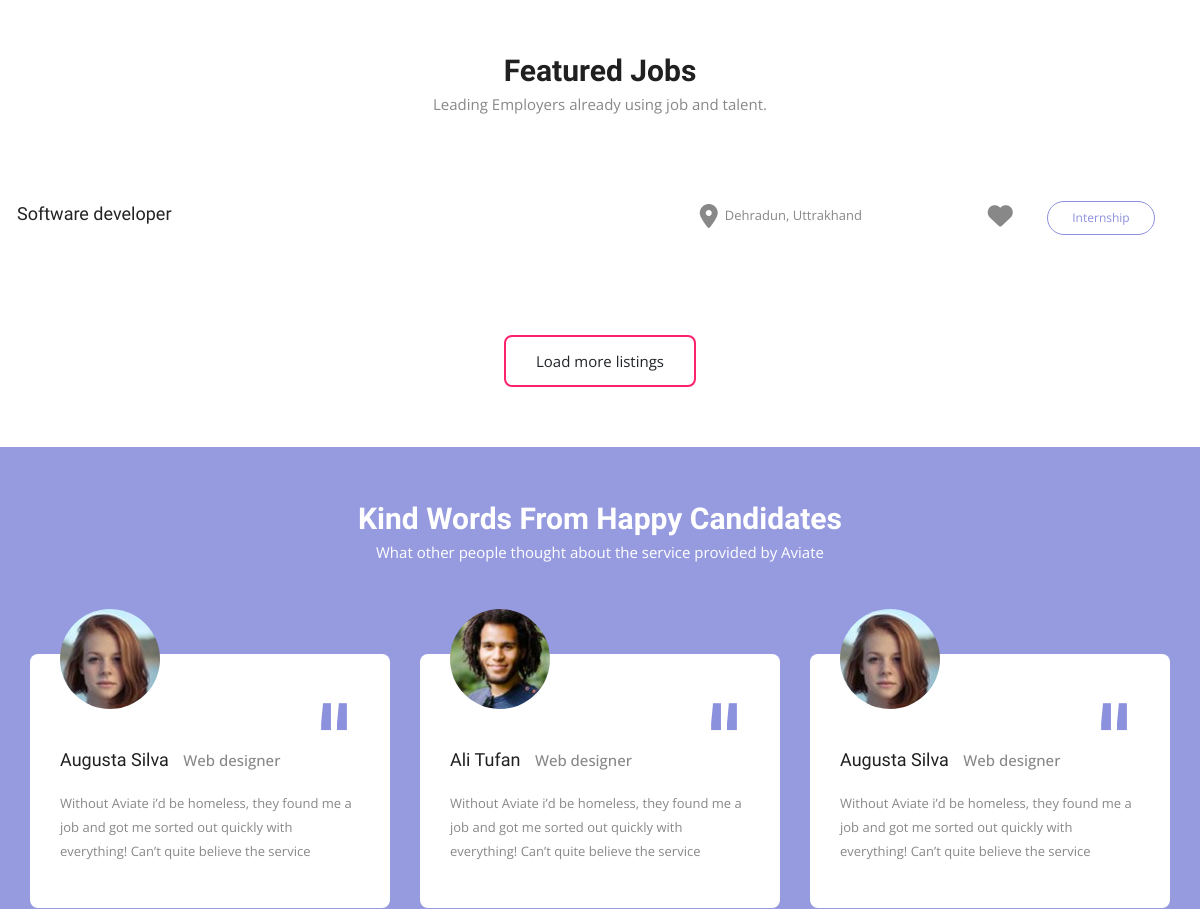
Before: / (middle part) with the older database file.
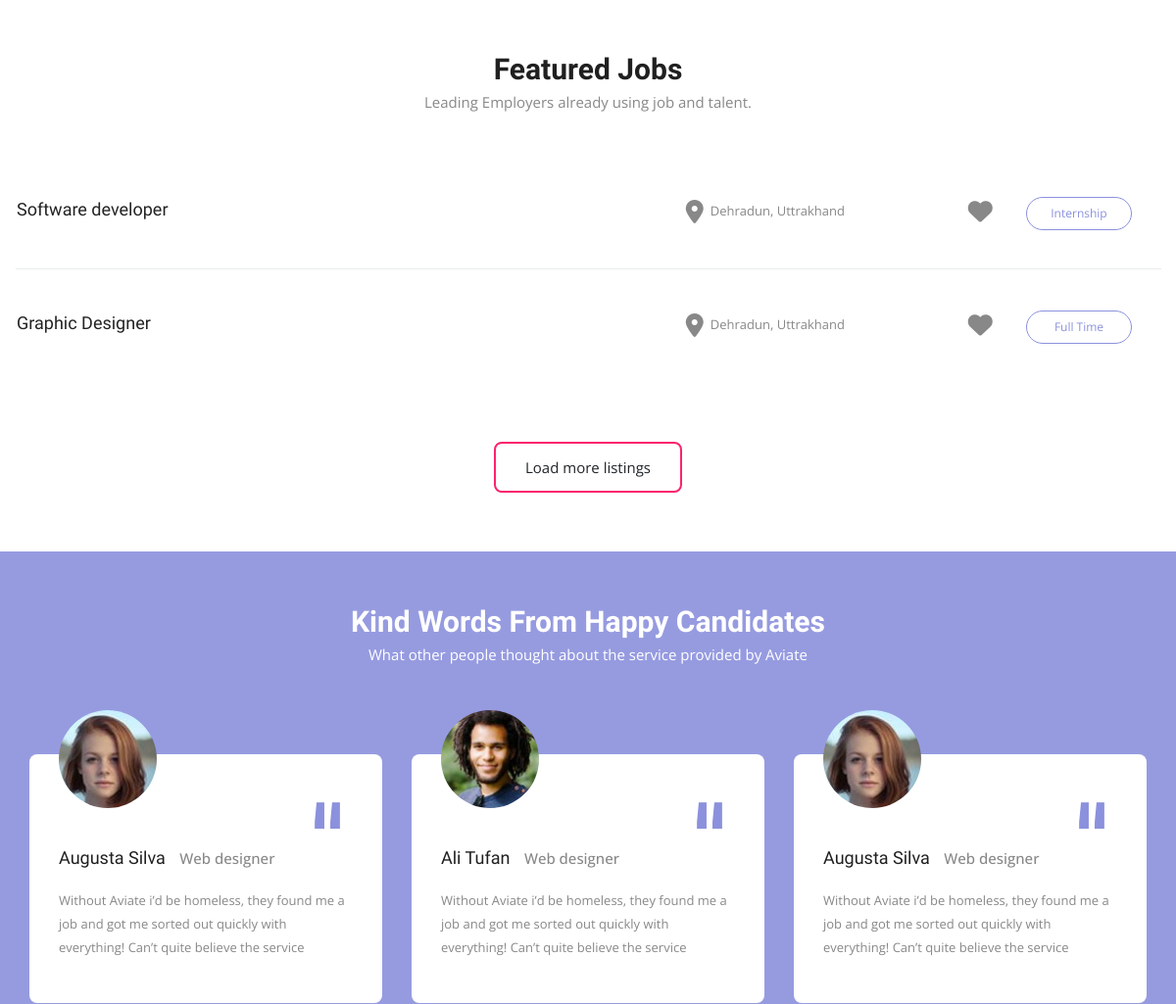
After: the same page with the newer database file.
### aviate_app/models.py (models this page shows)
class Jobs(models.Model):
    jobname = models.CharField(max_length=100)
    category = models.CharField(max_length=100)
    description = models.CharField(max_length=10000)
    city = models.CharField(max_length=100)
    salary = models.IntegerField()
    state = models.CharField(max_length=100)
    country = models.CharField(max_length=100)
    job_type = models.CharField(max_length=100)
    gender = models.CharField(max_length=100)
    qualification = models.CharField(max_length=100)
    fromdate = models.CharField(max_length=100)
    todate = models.CharField(max_length=100)
    experience = models.CharField(max_length=100)
    status = models.CharField(max_length=100, default="Active")

### aviate_app/views.py (the view)
# urls.py: path('',views.index,name='index'),
def index(request):
    return render(request,'index.html',{'jobs':Jobs.objects.all()})

### aviate_app/templates/index.html (shortened to what this page needs)
{%load static%}
<!DOCTYPE html>
<html>
<head>
	<link rel="stylesheet" type="text/css" href="{% static 'css/bootstrap-grid.css' %}" />
	<link rel="stylesheet" href="{% static 'css/icons.css' %}">
	<link rel="stylesheet" href="{% static 'css/animate.min.css' %}">
	<link rel="stylesheet" type="text/css" href="{% static 'css/style.css' %}" />
	<link rel="stylesheet" type="text/css" href="{% static 'css/responsive.css' %}" />
	<link rel="stylesheet" type="text/css" href="{% static 'css/chosen.css' %}" />
	<link rel="stylesheet" type="text/css" href="{% static 'css/colors.css' %}" />
	<link rel="stylesheet" type="text/css" href="{% static 'css/bootstrap.css' %}" />
	<link rel="stylesheet" href="https://maxcdn.bootstrapcdn.com/font-awesome/4.5.0/css/font-awesome.min.css" />
    <link rel="stylesheet" href="https://cdnjs.cloudflare.com/ajax/libs/font-awesome/4.7.0/css/font-awesome.min.css">
</head>
<body class="newbg">
<div class="theme-layout" id="scrollup">
	<section>
		<div class="block">
			<div class="container">
				<div class="row">
					<div class="col-lg-12">
						<div class="heading">
							<h2>Featured Jobs</h2>
							<span>Leading Employers already using job and talent.</span>
						</div>
						<div class="job-listings-sec">
                            {%for x in jobs%}
							<div class="job-listing">
								<div class="job-title-sec">
									<h3><a href="#" title="">{{x.jobname}}</a></h3>
								</div>
								<span class="job-lctn"><i class="fa fa-map-marker"></i>{{x.city}}, {{x.state}}</span>
								<span class="fav-job"><i class="fa fa-heart"></i></span>
								<span class="job-is ft">{{x.job_type}}</span>
							</div>
                            {%endfor%}
						</div>
					</div>
					<div class="col-lg-12">
						<div class="browse-all-cat">
							<a href="searchjobs?jobname=all" title="">Load more listings</a>
						</div>
					</div>
				</div>
			</div>
		</div>
	</section>
	<section>
		<div class="block">
			<div class="container">
				<div class="row">
					<div class="col-lg-12">
						<div class="heading light">
							<h2>Kind Words From Happy Candidates</h2>
							<span>What other people thought about the service provided by Aviate</span>
						</div>
						<div class="reviews-sec" id="reviews-carousel">
							<div class="col-lg-6">
								<div class="reviews">
									<img src="{% static 'images/r1.jpg' %}" alt="" />
									<h3>Augusta Silva <span>Web designer</span></h3>
									<p>Without Aviate i’d be homeless, they found me a job and got me sorted out quickly with everything!  Can’t quite believe the service</p>
								</div>
							</div>
							<div class="col-lg-6">
								<div class="reviews">
									<img src="{% static 'images/r2.jpg' %}" alt="" />
									<h3>Ali Tufan <span>Web designer</span></h3>
									<p>Without Aviate i’d be homeless, they found me a job and got me sorted out quickly with everything!  Can’t quite believe the service</p>
								</div>
							</div>
							<div class="col-lg-6">
								<div class="reviews">
									<img src="{% static 'images/r1.jpg' %}" alt="" />
									<h3>Augusta Silva <span>Web designer</span></h3>
									<p>Without Aviate i’d be homeless, they found me a job and got me sorted out quickly with everything!  Can’t quite believe the service</p>
								</div>
							</div>
						</div>
					</div>
				</div>
			</div>
		</div>
	</section>
</div>
</body>
</html>

### aviate_app/static/css/colors.css (style rules this page uses)
.border-color, .select-user > span.active, .browse-all-cat a { border-color: #fb236a ; }

Changed rows visible on the page:
added Jobs: jobname "Graphic Designer", city "Dehradun", state "Uttrakhand", job_type "Full Time"
